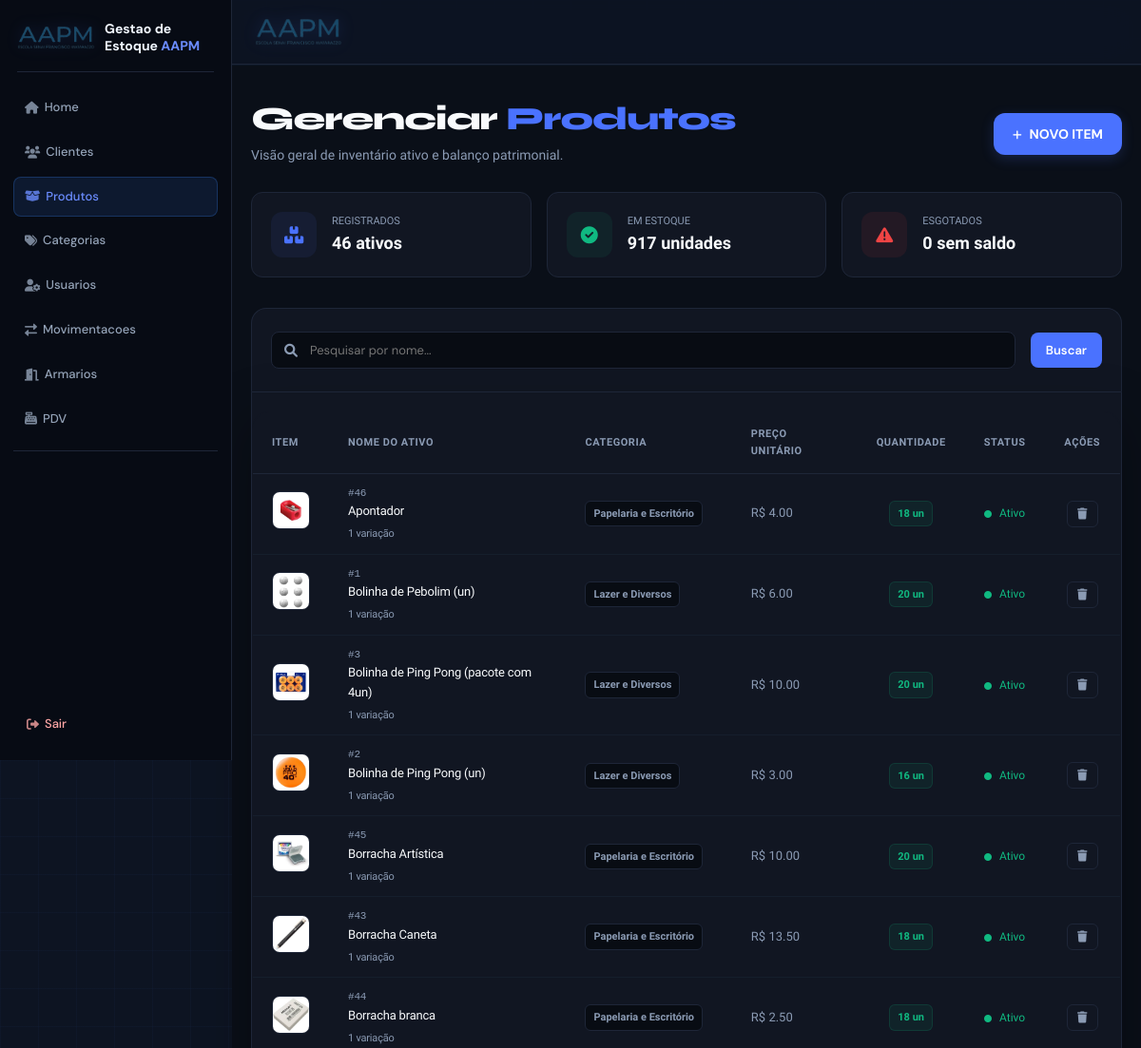
Page /produtos/ (signed in, upper part) on the earlier database version.
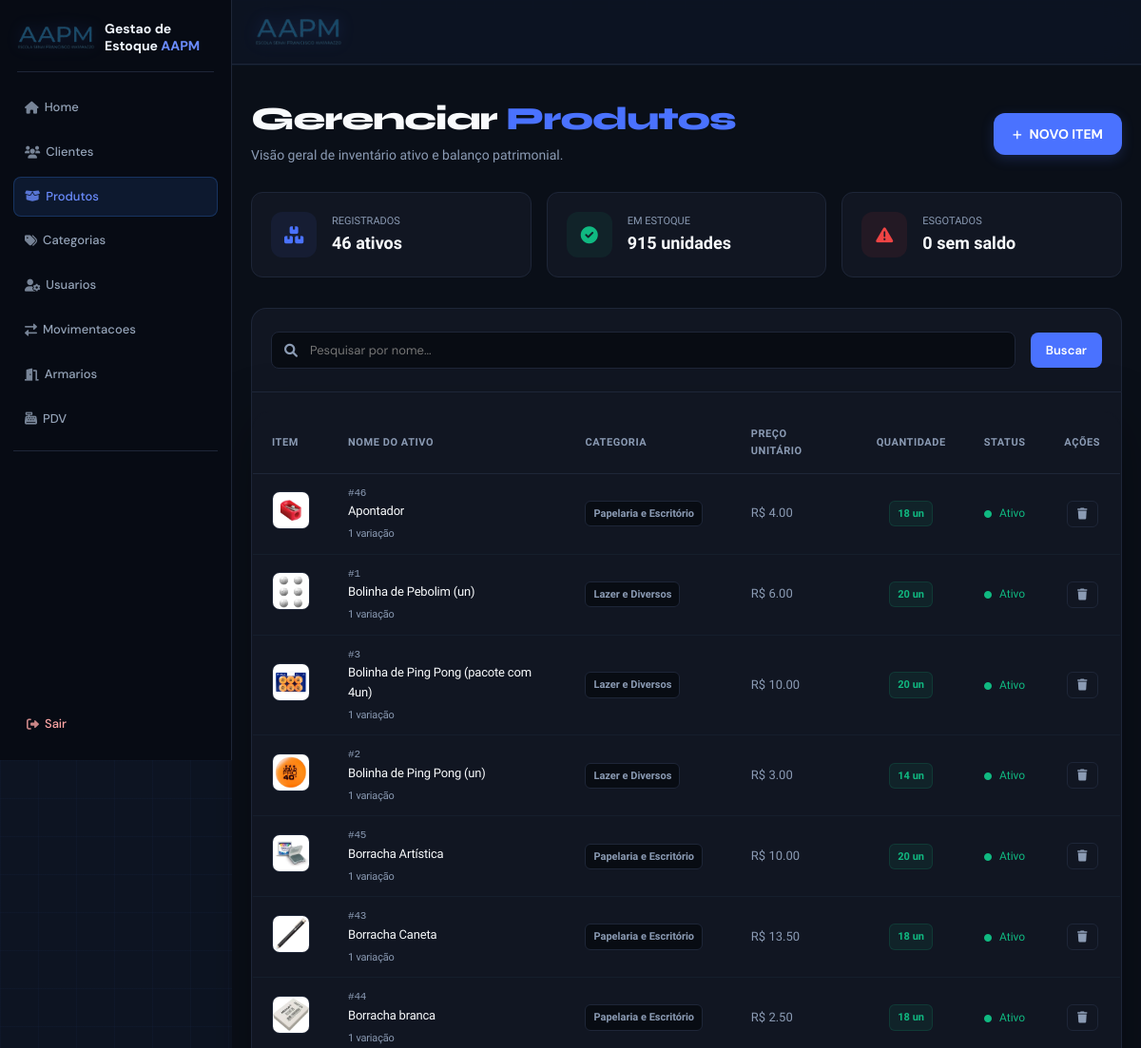
Same page on the later database version.
### app/models/produto.py (models this page shows, shortened)
class Produto(Base):
    __tablename__ = "produtos"
    id = Column(Integer, primary_key=True, autoincrement=True, index=True)
    nome = Column(String(150), nullable=False, index=True, unique=True)
    preco = Column(Float, nullable=False, default=0.0)
    ativo = Column(Boolean, default=True)
    imagem_path = Column(String(255), nullable=True)
    categoria_id = Column(Integer, ForeignKey("categorias.id", ondelete="SET NULL"), nullable=True)
    categoria = relationship("Categoria", back_populates="produtos")
    variacoes = relationship("Variacao", back_populates="produto", cascade="all, delete-orphan")
    @property
    def estoque_total(self) -> int:
        """Saldo consolidado de todas as variações do produto."""
        return sum(variacao.estoque_atual for variacao in self.variacoes)
    @property
    def estoque_total(self):
        """Quantidade disponível, calculada a partir das variações do produto."""
        return sum(variacao.estoque_atual or 0 for variacao in self.variacoes)

### app/models/variacoes.py (models this page shows, shortened)
class Variacao(Base):
    __tablename__ = "variacoes"
    __table_args__ = (
        UniqueConstraint("produto_id", "tamanho", "cor", name="uq_variacao_produto_tamanho_cor"),
    )
    id = Column(Integer, primary_key=True, autoincrement=True, index=True)
    produto_id = Column(Integer, ForeignKey("produtos.id", ondelete="CASCADE"), nullable=False)
    tamanho = Column(String(10), nullable=False)  # Ex: 'P', 'M', 'G', 'GG'
    cor = Column(String(50), nullable=False)      # Ex: 'Azul', 'Preto'
    estoque_atual = Column(Integer, nullable=False, default=0)
    imagem_path = Column(String(255), nullable=True)
    produto = relationship("Produto", back_populates="variacoes")

### app/models/categoria.py (models this page shows, shortened)
class Categoria(Base):
    __tablename__ = "categorias"
    id = Column(Integer, primary_key=True, index=True)
    nome = Column(String(50), unique=True, nullable=False)
    descricao = Column(String(255), nullable=True)
    ativa = Column(Boolean, default=True)
    produtos = relationship("Produto", back_populates="categoria")

### app/controllers/produto_controller.py (the view)
@router.get("/")
def listar_produtos(
    request: Request,
    busca: str = "",
    categoria_id: int = 0,
    pagina: int = 1,
    por_pagina: int = 16,
    db: Session = Depends(get_db),
    usuario = Depends(get_usuario_logado)
):
    query = db.query(Produto).filter(Produto.ativo == True)
    if busca:
        query = query.filter(Produto.nome.ilike(f"%{busca}%"))
    if categoria_id:
        query = query.filter(Produto.categoria_id == categoria_id)
    ordered_query = query.order_by(Produto.nome)
    resultado = paginar(ordered_query, pagina, por_pagina)
    filtered_query = query
    if busca or categoria_id:
        total_estoque = (
            db.query(func.coalesce(func.sum(Variacao.estoque_atual), 0))
            .join(Produto, Variacao.produto_id == Produto.id)
            .filter(Produto.id.in_([p.id for p in filtered_query.all()]))
            .scalar()
        )
        total_esgotados = (
            db.query(Produto.id)
            .outerjoin(Variacao)
            .filter(Produto.id.in_([p.id for p in filtered_query.all()]))
            .group_by(Produto.id)
            .having(func.coalesce(func.sum(Variacao.estoque_atual), 0) == 0)
            .count()
        )
    else:
        total_estoque = (
            db.query(func.coalesce(func.sum(Variacao.estoque_atual), 0))
            .join(Produto, Variacao.produto_id == Produto.id)
            .filter(Produto.ativo == True)
            .scalar()
        )
        total_esgotados = (
            db.query(Produto.id)
            .outerjoin(Variacao)
            .filter(Produto.ativo == True)
            .group_by(Produto.id)
            .having(func.coalesce(func.sum(Variacao.estoque_atual), 0) == 0)
            .count()
        )
    categorias = db.query(Categoria).filter(Categoria.ativa == True).all()
    return templates.TemplateResponse(
        request,
        "produtos/index.html",
        {
            "request":      request,
            "usuario":      usuario,
            "produtos":     resultado.itens,
            "categorias":   categorias,
            "busca":        busca,
            "categoria_id": categoria_id,
            "pagina":       resultado.atual,
            "por_pagina":   resultado.por_pagina,
            "total_paginas": resultado.total_paginas,
            "total_produtos": resultado.total_itens,
            "total_estoque": int(total_estoque),
            "total_esgotados": total_esgotados,
        }
    )

### app/templates/produtos/index.html (shortened to what the changed rows need)
{% extends "base.html" %}
{% from "components/pagination.html" import render as render_pagination with context %}
{% block content %}
<link rel="stylesheet" href="https://cdnjs.cloudflare.com/ajax/libs/font-awesome/6.0.0/css/all.min.css">
<div class="page-wrapper">
    <div class="catalog-container">
        <div style="display: flex; justify-content: space-between; align-items: center; margin-bottom: 28px;">
            <div>
                <h1 style="font-family: 'Syne', sans-serif; font-size: 34px; font-weight: 800; letter-spacing: -1px; color: var(--text-main); margin: 0 0 10px 0; line-height: 1;">
                    Gerenciar <span style="color: var(--accent);">Produtos</span>
                </h1>
            </div>
        </div>
        <div class="metrics-grid">
            <div class="metric-card">
                <div>
                    <span style="display: block; color: var(--text-muted); font-size: 11px; text-transform: uppercase; font-weight: 500;">Em Estoque</span>
                    <strong style="color: var(--text-main); font-size: 18px; font-weight: 600;">{{ total_estoque }} unidades</strong>
                </div>
            </div>
        </div>
        <div class="table-card">
            <div style="overflow-x: auto;">
                <table class="custom-table" id="productsTable">
                    <thead>
                        <tr>
                            <th style="width: 70px;">Item</th>
                            <th>Nome do Ativo</th>
                            <th>Categoria</th>
                            <th>Preço Unitário</th>
                            <th style="text-align: center;">Quantidade</th>
                            <th style="text-align: center;">Status</th>
                            <th style="text-align: center; width: 80px;" onclick="event.stopPropagation();">Ações</th>
                        </tr>
                    </thead>
                    <tbody>
                        {% for produto in produtos %}
                        <tr class="prod-row" data-nome="{{ produto.nome }}" onclick="window.location.href='/produtos/{{ produto.id }}/editar'">
                            <td>
                                <img src="{{ produto.imagem_url }}" alt="{{ produto.nome }}" style="width: 40px; height: 40px; border-radius: 8px; object-fit: cover; border: 1px solid var(--border); background: var(--bg-input);">
                            </td>
                            <td style="font-weight: 500; letter-spacing: -0.2px;">
                                <span style="color: var(--text-muted); font-size: 11px; font-family: monospace; display: block;">#{{ produto.id }}</span>
                                {{ produto.nome }}
                                <div style="font-size: 11px; color: var(--text-muted); margin-top: 4px;">{{ produto.variacoes|length }} variação{% if produto.variacoes|length != 1 %}es{% endif %}</div>
                            </td>
                            <td>
                                <span class="badge badge-category">
                                    {% if produto.categoria %}{{ produto.categoria.nome }}{% else %}—{% endif %}
                                </span>
                            </td>
                            <td style="color: var(--text-muted); font-weight: 500;">
                                R$ {{ "%.2f"|format(produto.preco) }}
                            </td>
                            <td style="text-align: center;">
                                {% if produto.estoque_total == 0 %}
                                <span class="badge badge-danger">0 un</span>
                                {% elif produto.estoque_total < 10 %}
                                <span class="badge badge-warning">{{ produto.estoque_total }} un</span>
                                {% else %}
                                <span class="badge badge-success">{{ produto.estoque_total }} un</span>
                                {% endif %}
                            </td>
                            <td style="text-align: center;">
                                {% if produto.ativo %}
                                <span style="color: var(--success); font-size: 12px;"><i class="fas fa-circle" style="font-size: 8px; margin-right: 5px;"></i> Ativo</span>
                                {% else %}
                                <span style="color: var(--text-muted); font-size: 12px;"><i class="fas fa-circle" style="font-size: 8px; margin-right: 5px;"></i> Inativo</span>
                                {% endif %}
                            </td>
                            <td style="text-align: center;" onclick="event.stopPropagation();">
                                <div style="display: inline-flex; gap: 6px;">
                                    <form method="POST" action="/produtos/{{ produto.id }}/desativar" style="display: inline;">
                                        <button type="button" class="btn-action-disable" title="Remover item" onclick="abrirModalConfirmacao(null, '/produtos/{{ produto.id }}/desativar', '{{ produto.nome }}');">
                                            <i class="fas fa-trash"></i>
                                        </button>
                                    </form>
                                </div>
                            </td>
                        </tr>
                        {% endfor %}
                    </tbody>
                </table>
            </div>
        </div>
    </div>
</div>
{% endblock %}

Differences in the rows shown:
changed through a linked row, Produto "Bolinha de Ping Pong (un)": estoque_total "16" → "14"
Other differences:
{{ total_estoque }}: "917" → "915"
